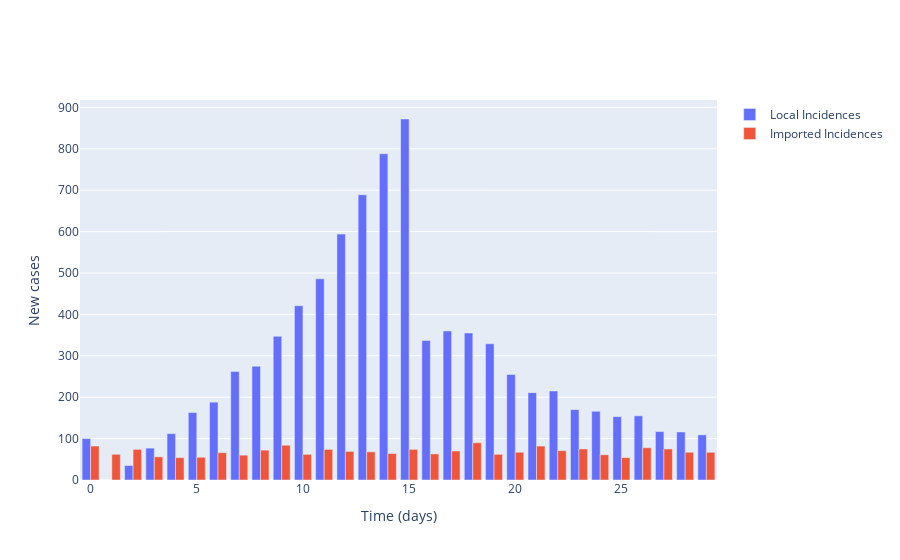

The code cell stored with this chart in its notebook:
### Markdown cell above
## Plot local incidence numbers and imported cases

### Code cell
# Plot (bar chart cases each day)
fig = go.Figure()

# Plot of incidences
fig.add_trace(
    go.Bar(
        x=times,
        y=locally_infected_cases,
        name='Local Incidences'
    )
)

fig.add_trace(
    go.Bar(
        x=times,
        y=imported_cases,
        name='Imported Incidences'
    )
)

# Add axis labels
fig.update_layout(
    xaxis_title='Time (days)',
    yaxis_title='New cases'
)

fig.show()

### Figure 1 — Plotly figure (JSON) as saved in the notebook; plotly's stock layout.template omitted (floating-point values rounded to 4 significant figures)
{"data": [{"name": "Local Incidences", "type": "bar", "x": [0, 1, 2, 3, 4, 5, 6, 7, 8, 9, 10, 11, 12, 13, 14, 15, 16, 17, 18, 19, 20, 21, 22, 23, 24, 25, 26, 27, 28, 29], "y": [100, 0, 35, 77, 112, 163, 188, 262, 275, 347, 421, 486, 594, 689, 788, 872, 337, 360, 355, 329, 255, 211, 215, 170, 166, 153, 155, 117, 116, 109]}, {"name": "Imported Incidences", "type": "bar", "x": [0, 1, 2, 3, 4, 5, 6, 7, 8, 9, 10, 11, 12, 13, 14, 15, 16, 17, 18, 19, 20, 21, 22, 23, 24, 25, 26, 27, 28, 29], "y": [82, 62, 74, 56, 54, 55, 66, 60, 72, 84, 62, 74, 69, 68, 64, 74, 63, 70, 90, 62, 67, 82, 71, 75, 61, 54, 78, 75, 67, 67]}], "layout": {"xaxis": {"title": {"text": "Time (days)"}}, "yaxis": {"title": {"text": "New cases"}}}}
